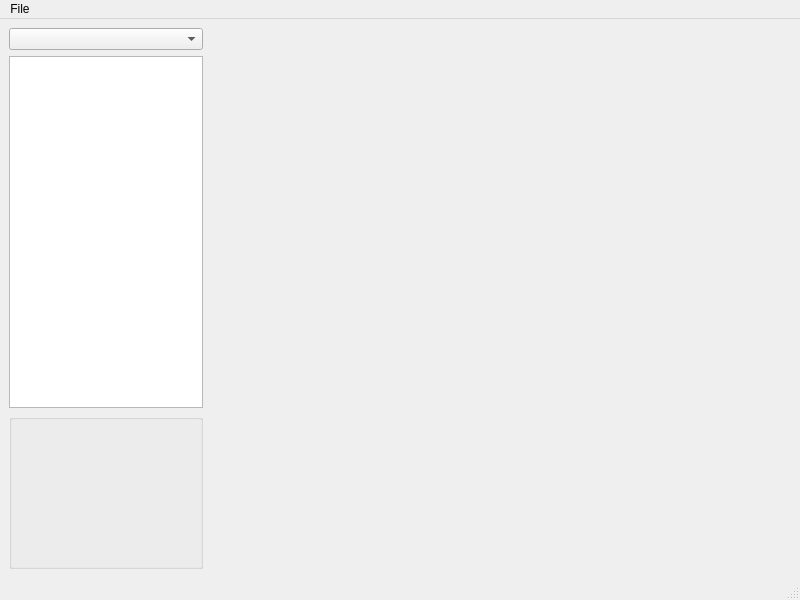
<?xml version="1.0" encoding="UTF-8"?>
<ui version="4.0">
 <class>MainWindow</class>
 <widget class="QMainWindow" name="MainWindow">
  <property name="geometry">
   <rect>
    <x>0</x>
    <y>0</y>
    <width>800</width>
    <height>600</height>
   </rect>
  </property>
  <property name="windowTitle">
   <string>MainWindow</string>
  </property>
  <widget class="QWidget" name="centralwidget">
   <layout class="QHBoxLayout" name="horizontalLayout" stretch="1,3">
    <item>
     <layout class="QVBoxLayout" name="verticalLayout">
      <item>
       <widget class="QComboBox" name="kitSelect"/>
      </item>
      <item>
       <widget class="QListWidget" name="componentList"/>
      </item>
      <item>
       <widget class="QGroupBox" name="groupBox">
        <property name="title">
         <string/>
        </property>
        <layout class="QGridLayout" name="gridLayout">
         <item row="0" column="0">
          <widget class="QLabel" name="componentImage">
           <property name="minimumSize">
            <size>
             <width>128</width>
             <height>128</height>
            </size>
           </property>
           <property name="maximumSize">
            <size>
             <width>128</width>
             <height>128</height>
            </size>
           </property>
           <property name="text">
            <string/>
           </property>
           <property name="scaledContents">
            <bool>true</bool>
           </property>
          </widget>
         </item>
        </layout>
       </widget>
      </item>
     </layout>
    </item>
    <item>
     <widget class="IndoorMapRenderer" name="mapRenderer" native="true">
      <property name="mouseTracking">
       <bool>true</bool>
      </property>
      <property name="focusPolicy">
       <enum>Qt::StrongFocus</enum>
      </property>
     </widget>
    </item>
   </layout>
  </widget>
  <widget class="QMenuBar" name="menubar">
   <property name="geometry">
    <rect>
     <x>0</x>
     <y>0</y>
     <width>800</width>
     <height>21</height>
    </rect>
   </property>
   <widget class="QMenu" name="menuNew">
    <property name="title">
     <string>File</string>
    </property>
    <addaction name="actionNew"/>
    <addaction name="actionOpen"/>
    <addaction name="actionSave"/>
    <addaction name="actionSave_As"/>
    <addaction name="separator"/>
    <addaction name="actionBuild"/>
    <addaction name="actionSettings"/>
    <addaction name="separator"/>
    <addaction name="actionExit"/>
   </widget>
   <addaction name="menuNew"/>
  </widget>
  <widget class="QStatusBar" name="statusbar"/>
  <action name="actionOpen">
   <property name="text">
    <string>Open</string>
   </property>
  </action>
  <action name="actionSave">
   <property name="text">
    <string>Save</string>
   </property>
  </action>
  <action name="actionSave_As">
   <property name="text">
    <string>Save As</string>
   </property>
  </action>
  <action name="actionNew">
   <property name="text">
    <string>New</string>
   </property>
  </action>
  <action name="actionExit">
   <property name="text">
    <string>Exit</string>
   </property>
  </action>
  <action name="actionBuild">
   <property name="text">
    <string>Build</string>
   </property>
  </action>
  <action name="actionSettings">
   <property name="text">
    <string>Settings</string>
   </property>
  </action>
 </widget>
 <customwidgets>
  <customwidget>
   <class>IndoorMapRenderer</class>
   <extends>QWidget</extends>
   <header location="global">toolset.tools.indoormap.indoorbuilder</header>
   <container>1</container>
  </customwidget>
 </customwidgets>
 <resources/>
 <connections/>
</ui>
